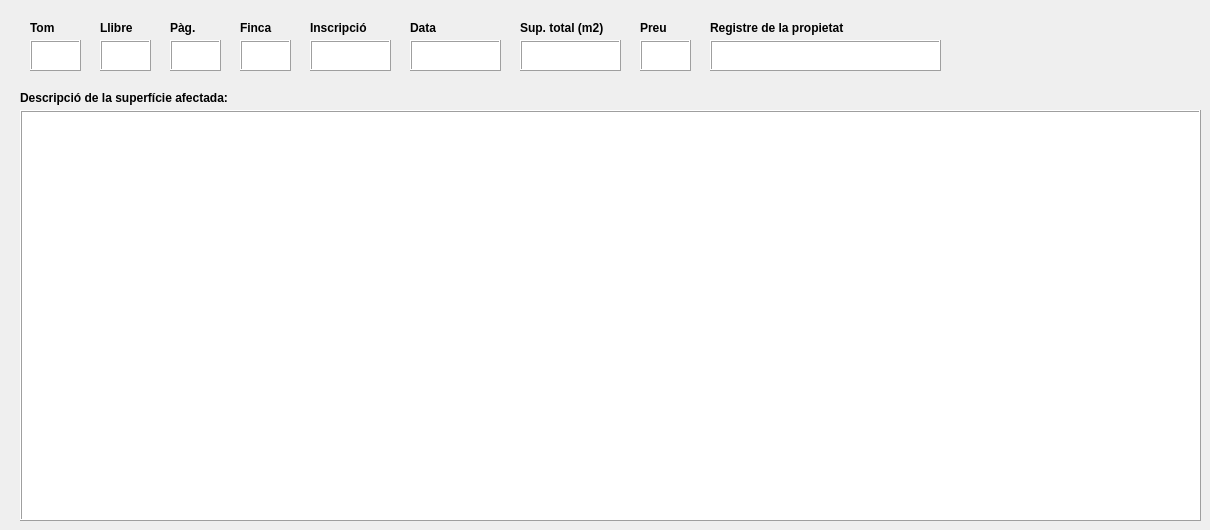
           <widget class="QWidget" name="tab_3">
            <attribute name="title">
             <string>DADES REGISTRALS I DESCRIPCIÓ</string>
            </attribute>
            <widget class="QTextEdit" name="descripcio_MA">
             <property name="geometry">
              <rect>
               <x>20</x>
               <y>110</y>
               <width>1181</width>
               <height>411</height>
              </rect>
             </property>
             <property name="frameShape">
              <enum>QFrame::Box</enum>
             </property>
             <property name="frameShadow">
              <enum>QFrame::Raised</enum>
             </property>
            </widget>
            <widget class="QLabel" name="label_36">
             <property name="geometry">
              <rect>
               <x>20</x>
               <y>90</y>
               <width>251</width>
               <height>16</height>
              </rect>
             </property>
             <property name="font">
              <font>
               <weight>75</weight>
               <bold>true</bold>
              </font>
             </property>
             <property name="text">
              <string>Descripció de la superfície afectada:</string>
             </property>
            </widget>
            <widget class="QTextEdit" name="tom">
             <property name="geometry">
              <rect>
               <x>30</x>
               <y>40</y>
               <width>51</width>
               <height>31</height>
              </rect>
             </property>
             <property name="frameShape">
              <enum>QFrame::Box</enum>
             </property>
             <property name="frameShadow">
              <enum>QFrame::Raised</enum>
             </property>
            </widget>
            <widget class="QTextEdit" name="registral_origen">
             <property name="geometry">
              <rect>
               <x>240</x>
               <y>40</y>
               <width>51</width>
               <height>31</height>
              </rect>
             </property>
             <property name="frameShape">
              <enum>QFrame::Box</enum>
             </property>
             <property name="frameShadow">
              <enum>QFrame::Raised</enum>
             </property>
            </widget>
            <widget class="QTextEdit" name="sup_registral">
             <property name="geometry">
              <rect>
               <x>520</x>
               <y>40</y>
               <width>101</width>
               <height>31</height>
              </rect>
             </property>
             <property name="frameShape">
              <enum>QFrame::Box</enum>
             </property>
             <property name="frameShadow">
              <enum>QFrame::Raised</enum>
             </property>
            </widget>
            <widget class="QLabel" name="label_33">
             <property name="geometry">
              <rect>
               <x>520</x>
               <y>20</y>
               <width>101</width>
               <height>16</height>
              </rect>
             </property>
             <property name="font">
              <font>
               <weight>75</weight>
               <bold>true</bold>
              </font>
             </property>
             <property name="text">
              <string>Sup. total (m2)</string>
             </property>
            </widget>
            <widget class="QTextEdit" name="full">
             <property name="geometry">
              <rect>
               <x>170</x>
               <y>40</y>
               <width>51</width>
               <height>31</height>
              </rect>
             </property>
             <property name="frameShape">
              <enum>QFrame::Box</enum>
             </property>
             <property name="frameShadow">
              <enum>QFrame::Raised</enum>
             </property>
            </widget>
            <widget class="QLabel" name="label_31">
             <property name="geometry">
              <rect>
               <x>310</x>
               <y>20</y>
               <width>71</width>
               <height>16</height>
              </rect>
             </property>
             <property name="font">
              <font>
               <weight>75</weight>
               <bold>true</bold>
              </font>
             </property>
             <property name="text">
              <string>Inscripció</string>
             </property>
            </widget>
            <widget class="QTextEdit" name="registre_prop">
             <property name="geometry">
              <rect>
               <x>710</x>
               <y>40</y>
               <width>231</width>
               <height>31</height>
              </rect>
             </property>
             <property name="frameShape">
              <enum>QFrame::Box</enum>
             </property>
             <property name="frameShadow">
              <enum>QFrame::Raised</enum>
             </property>
            </widget>
            <widget class="QTextEdit" name="llibre">
             <property name="geometry">
              <rect>
               <x>100</x>
               <y>40</y>
               <width>51</width>
               <height>31</height>
              </rect>
             </property>
             <property name="frameShape">
              <enum>QFrame::Box</enum>
             </property>
             <property name="frameShadow">
              <enum>QFrame::Raised</enum>
             </property>
            </widget>
            <widget class="QLabel" name="label_30">
             <property name="geometry">
              <rect>
               <x>240</x>
               <y>20</y>
               <width>51</width>
               <height>16</height>
              </rect>
             </property>
             <property name="font">
              <font>
               <weight>75</weight>
               <bold>true</bold>
              </font>
             </property>
             <property name="text">
              <string>Finca</string>
             </property>
            </widget>
            <widget class="QTextEdit" name="preu">
             <property name="geometry">
              <rect>
               <x>640</x>
               <y>40</y>
               <width>51</width>
               <height>31</height>
              </rect>
             </property>
             <property name="frameShape">
              <enum>QFrame::Box</enum>
             </property>
             <property name="frameShadow">
              <enum>QFrame::Raised</enum>
             </property>
            </widget>
            <widget class="QLabel" name="label_32">
             <property name="geometry">
              <rect>
               <x>410</x>
               <y>20</y>
               <width>51</width>
               <height>16</height>
              </rect>
             </property>
             <property name="font">
              <font>
               <weight>75</weight>
               <bold>true</bold>
              </font>
             </property>
             <property name="text">
              <string>Data</string>
             </property>
            </widget>
            <widget class="QTextEdit" name="data_inscripcio">
             <property name="geometry">
              <rect>
               <x>410</x>
               <y>40</y>
               <width>91</width>
               <height>31</height>
              </rect>
             </property>
             <property name="frameShape">
              <enum>QFrame::Box</enum>
             </property>
             <property name="frameShadow">
              <enum>QFrame::Raised</enum>
             </property>
            </widget>
            <widget class="QTextEdit" name="inscripcio">
             <property name="geometry">
              <rect>
               <x>310</x>
               <y>40</y>
               <width>81</width>
               <height>31</height>
              </rect>
             </property>
             <property name="frameShape">
              <enum>QFrame::Box</enum>
             </property>
             <property name="frameShadow">
              <enum>QFrame::Raised</enum>
             </property>
            </widget>
            <widget class="QLabel" name="label_27">
             <property name="geometry">
              <rect>
               <x>30</x>
               <y>20</y>
               <width>51</width>
               <height>16</height>
              </rect>
             </property>
             <property name="font">
              <font>
               <weight>75</weight>
               <bold>true</bold>
              </font>
             </property>
             <property name="text">
              <string>Tom</string>
             </property>
            </widget>
            <widget class="QLabel" name="label_35">
             <property name="geometry">
              <rect>
               <x>710</x>
               <y>20</y>
               <width>161</width>
               <height>16</height>
              </rect>
             </property>
             <property name="font">
              <font>
               <weight>75</weight>
               <bold>true</bold>
              </font>
             </property>
             <property name="text">
              <string>Registre de la propietat</string>
             </property>
            </widget>
            <widget class="QLabel" name="label_34">
             <property name="geometry">
              <rect>
               <x>640</x>
               <y>20</y>
               <width>51</width>
               <height>16</height>
              </rect>
             </property>
             <property name="font">
              <font>
               <weight>75</weight>
               <bold>true</bold>
              </font>
             </property>
             <property name="text">
              <string>Preu</string>
             </property>
            </widget>
            <widget class="QLabel" name="label_29">
             <property name="geometry">
              <rect>
               <x>170</x>
               <y>20</y>
               <width>51</width>
               <height>16</height>
              </rect>
             </property>
             <property name="font">
              <font>
               <weight>75</weight>
               <bold>true</bold>
              </font>
             </property>
             <property name="text">
              <string>Pàg.</string>
             </property>
            </widget>
            <widget class="QLabel" name="label_28">
             <property name="geometry">
              <rect>
               <x>100</x>
               <y>20</y>
               <width>51</width>
               <height>16</height>
              </rect>
             </property>
             <property name="font">
              <font>
               <weight>75</weight>
               <bold>true</bold>
              </font>
             </property>
             <property name="text">
              <string>Llibre</string>
             </property>
            </widget>
           </widget>
